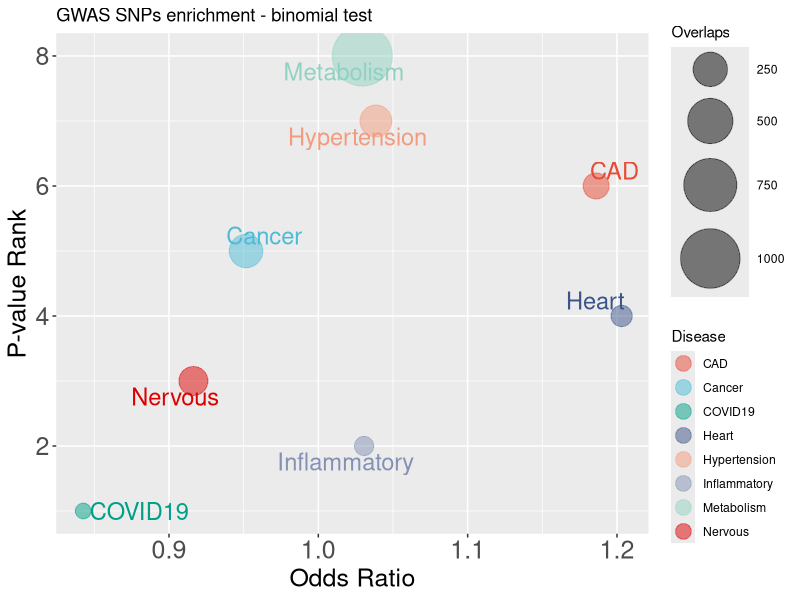

R code for this plot: (Note: this script raises an error after producing the figure.)
#!/usr/bin/env Rscript
library("ggplot2")
library("ggrepel")
library("ggsci")

data <- read.table('data.tsv', header=T)
data$Pval<-dbinom(data$Overlaps,data$CatalogNumber,data$Fraction,log=F)*data$CatalogNumber
data[order(data[,6]),]->data
data$rank<-nrow(data):1

png(file='output.png',height = 8, width = 8, res=600, units = "in", family="Arial")
ggplot(data, aes(x=Odds, y=rank,label=Disease)) + 
geom_point(shape=19, alpha=0.5, aes(size=Overlaps,color=Disease)) + 
xlab("Odds Ratio") + ylab("P-value Rank") + 
ggtitle ("GWAS SNPs enrichment - binomial test") + 
scale_size(range = c(5, 20))+
theme(axis.text=element_text(size=18), 
axis.title=element_text(size=18))+
guides(color = guide_legend(override.aes = list(size = 5)))+
scale_color_npg()+
geom_text_repel(aes(label=Disease, color = Disease), size=6,show.legend=F)
dev.off()

write.table(data,'data.tsv',sep='\t',quote=F,row.names=F, col.names=T)

